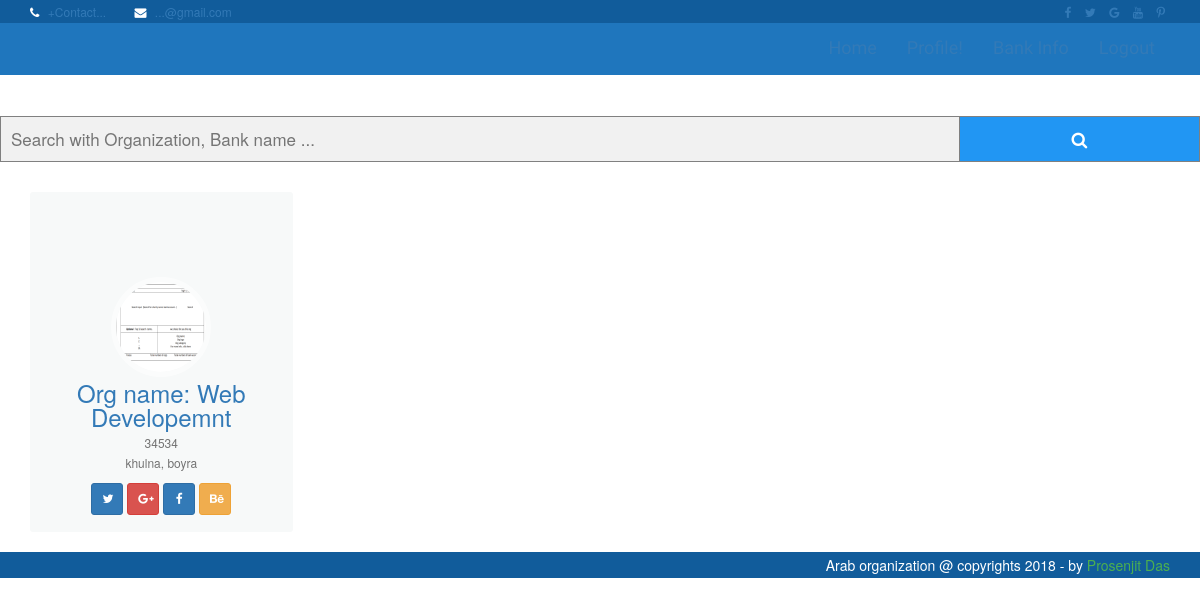
The app's page /profile/ (signed in), older data.
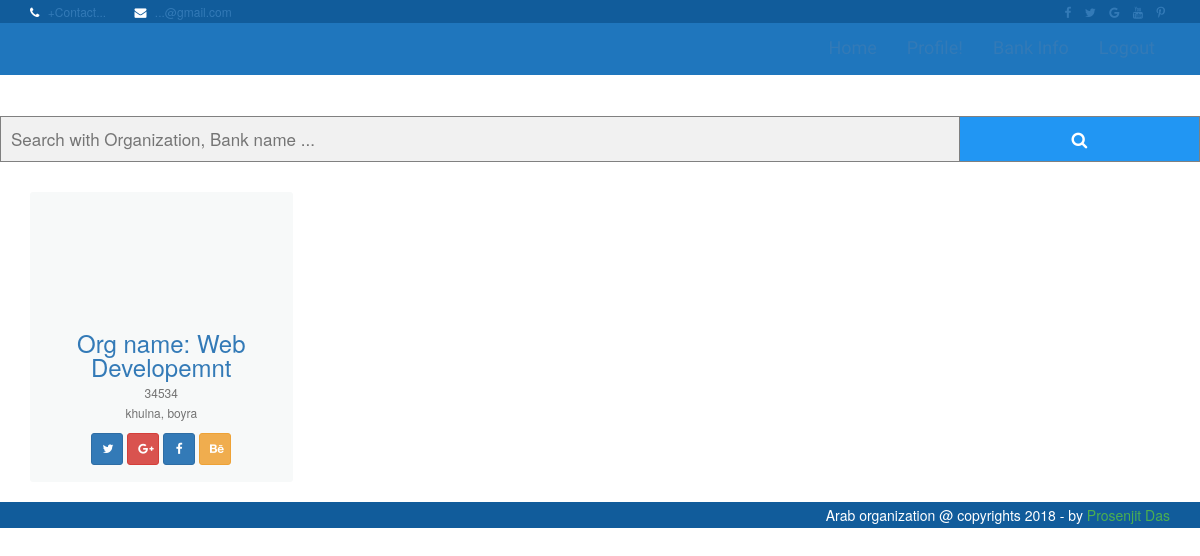
The same page, newer data.
### accounts/models.py (models this page shows, shortened)
class User(AbstractBaseUser):
    email = models.EmailField(max_length=255, unique=True)
    full_name = models.CharField(max_length=255, blank=True, null=True)
    active = models.BooleanField(default=True) # Can Login
    staff = models.BooleanField(default=False) # staff user non Superuser
    admin = models.BooleanField(default=False) # Superuser
    timestamp = models.DateTimeField(auto_now_add=True)
    org_name = models.CharField(max_length=200)
    org_short_name = models.CharField(max_length=200, blank=True, null=True)
    logo = models.ImageField(upload_to='org_logo/', blank=True)
    address = models.CharField(max_length=260)
    telephone = models.IntegerField(blank=True, null=True)
    whatsapp = models.IntegerField(blank=True, null=True)
    fax = models.CharField(max_length=50)
    p_o_box = models.CharField(max_length=80)
    permit_number = models.CharField(max_length=15, null=True)
    permit_date = models.CharField(max_length=10, null=True)
    board_members = models.TextField()
    info = models.TextField()
    org_types = models.ForeignKey(OrgType, on_delete=models.CASCADE, null=True)
    goals = models.TextField()
    projects = models.TextField()
    permit = models.BooleanField(default=False)
    state = models.ForeignKey(State, on_delete=models.CASCADE, null=True)
    city = models.ForeignKey(City, on_delete=models.CASCADE, null=True)
    org_links = models.URLField(blank=True)
    bank_name = models.ForeignKey(Bank, on_delete=models.CASCADE, blank=True, null=True)
    bank_account_name = models.CharField(max_length=100, blank=True, null=True)
    bank_account_no = models.CharField(max_length=100, unique=True, null=True, blank=True)
    bank_account_short_info = models.TextField(blank=True, null=True)
    position = models.PositiveSmallIntegerField(blank=True, null=True)
    photo = models.ImageField(upload_to='user_photo/', blank=True)
    created_at = models.DateTimeField(auto_now_add=True)
    updated_at = models.DateTimeField(auto_now=True)
    slug = models.SlugField()
    USERNAME_FIELD = 'email'  # Username
    REQUIRED_FIELDS = ['full_name'] # 'full_name'
    objects = UserManager()
    class Meta:
        ordering = ('org_name',)
        index_together = (('id', 'slug'),)
    @property
    def is_active(self):
        return self.active

### accounts/views.py (the view)
# urls.py: re_path('profile/', views.profile, name='profile'),
@login_required
def profile(request):
    args = {"user": request.user}
    return render(request, 'profile/profile.html', args)

### accounts/templates/profile/profile.html (shortened to what this page needs)
{% extends 'index.html' %}
{% load static %}
{% block content %}
<link href="{% static 'profile/style.css' %}" rel="stylesheet" type="text/css" media="all" />
<link href="//maxcdn.bootstrapcdn.com/bootstrap/3.3.0/css/bootstrap.min.css" rel="stylesheet" id="bootstrap-css">
<link href="//maxcdn.bootstrapcdn.com/font-awesome/4.3.0/css/font-awesome.min.css" rel="stylesheet">
<div class="container">
	<div class="row">
		<div class="col-lg-3 col-sm-6">
            <div class="card hovercard">
                <div class="cardheader">
                </div>
                {% if user.photo %}
                    <div class="avatar">
                        <img alt="" src="{{ MEDIA_URL }} {{ user.photo.url }}">
                    </div>
                {% endif %}
                <div class="info">
                    <div class="title">
                        <a target="_blank" href="#">Org name: {{ user.org_name }}</a>
                    </div>
                    <div class="desc">{{ user.telephone }}</div>
                    <div class="desc">{{ user.address }}</div>
                </div>
                <div class="bottom">
                    <a class="btn btn-primary btn-twitter btn-sm" href="#">
                        <i class="fa fa-twitter"></i>
                    </a>
                    <a class="btn btn-danger btn-sm" rel="publisher"
                       href="#">
                        <i class="fa fa-google-plus"></i>
                    </a>
                    <a class="btn btn-primary btn-sm" rel="publisher"
                       href="#">
                        <i class="fa fa-facebook"></i>
                    </a>
                    <a class="btn btn-warning btn-sm" rel="publisher" href="#">
                        <i class="fa fa-behance"></i>
                    </a>
                </div>
            </div>
        </div>
	</div>
</div>
{% endblock %}

### templates/index.html (shortened to what this page needs)
{% load static %}
<!DOCTYPE html>
<html class="no-js">
    <head>
        <link rel="stylesheet" href="{% static 'assets/css/bootstrap.min.css' %}">
        <link rel="stylesheet" href="{% static 'assets/css/font-awesome.min.css' %}">
        <link rel="stylesheet" href="{% static 'assets/css/owl.carousel.css' %}">
        <link rel="stylesheet" href="{% static 'assets/css/style.css' %}">
    </head>
    <body>
    <header class="main-header">
        <nav class="navbar navbar-static-top">
            <div class="navbar-top">
              <div class="container">
                  <div class="row">
                    <div class="col-sm-6 col-xs-12">
                        <ul class="list-unstyled list-inline header-contact">
                            <li> <i class="fa fa-phone"></i> <a href="tel:">+Contact...</a> </li>
                             <li> <i class="fa fa-envelope"></i> <a href="mailto:contact@sadaka.org">...@gmail.com</a> </li>
                       </ul>
                    </div>
                    <div class="col-sm-6 col-xs-12 text-right">
                        <ul class="list-unstyled list-inline header-social">
                            <li> <a href="#"> <i class="fa fa-facebook"></i> </a> </li>
                            <li> <a href="#"> <i class="fa fa-twitter"></i>  </a> </li>
                            <li> <a href="#"> <i class="fa fa-google"></i>  </a> </li>
                            <li> <a href="#"> <i class="fa fa-youtube"></i>  </a> </li>
                            <li> <a href="#"> <i class="fa fa fa-pinterest-p"></i>  </a> </li>
                       </ul>
                    </div>
                  </div>
              </div>
            </div>
            <div class="navbar-main">
              <div class="container">
                <div id="navbar" class="navbar-collapse collapse pull-right">
                  <ul class="nav navbar-nav">
                      <li><a href="{% url 'home' %}">Home</a></li>
                       {% if request.user.is_authenticated %}
                        <li><a href="{% url 'profile' %}"><span>Profile!</span></a></li>
                        <li><a href="{% url 'bank_info_add_update' %}">Bank Info</a> </li>
                         <li><a href="{% url 'logout' %}">Logout</a> </li>
                           {% else %}
                           <li><a href="{% url 'register' %}">Register</a></li>
                            <li><a href="{% url 'login' %}"><span>Login Now!</span></a></li>
                      {% endif %}
                  </ul>
                </div>
              </div>
            </div>
        </nav>
    </header>
    <br>
<div style="text-align: center">
    <form class="example" method="post" action="/available-organizer/">
      <input type="text" name="search" placeholder="Search with Organization, Bank name ...">
        <button type="submit"><i class="fa fa-search"></i></button>
    </form>
</div>
    <br>
    {% block content %}
    {% endblock %}
<footer class="main-footer">
    <div class="footer-bottom">
        <div class="container text-right">
            Arab organization @ copyrights 2018 - by <a style="color: #4CAF50" href="http://www.facebook
            .com/prosenjit1994/" target="_blank">Prosenjit Das</a>
        </div>
    </div>
</footer>
    </body>
</html>

### accounts/static/assets/css/style.css (style rules this page uses)
body { font-family: "Open sans", sans-serif; color: #115c9b; }
a { color: inherit; }
.navbar-static-top { margin: 0; border: 0; color: #fff; }
.navbar-top { background: #115c9b; font-size: 12px; padding: 3px 0; }
.navbar-top .list-inline { margin-bottom: 0; }
.navbar-top .header-contact li { margin-right: 15px; }
.navbar-top .header-contact li .fa { margin-right: 5px; }
.navbar-main { margin-bottom: 0; color: #fff; background: #1f76bd; }
.navbar-main li a { font-family: "Dosis", sans-serif; font-size: 18px; padding: 20px 15px; border-bottom: 2px solid transparent; }
.main-footer { background: #1f76bd; color: #fff; }
.footer-bottom { background: #115c9b; padding: 3px; }
.btn-primary { background: #115c9b; border: none; border-radius: 0; padding: 10px 25px; border: 1px solid transparent; -moz-transition: all, 0.3s; -o-transition: all, 0.3s; -webkit-transition: all, 0.3s; transition: all, 0.3s; }

### accounts/static/profile/style.css (style rules this page uses)
.card { padding-top: 20px; margin: 10px 0 20px 0; background-color: rgba(214, 224, 226, 0.2); border-top-width: 0; border-bottom-width: 2px; -webkit-border-radius: 3px; -moz-border-radius: 3px; border-radius: 3px; -webkit-box-shadow: none; -moz-box-shadow: none; box-shadow: none; -webkit-box-sizing: border-box; -moz-box-sizing: border-box; box-sizing: border-box; }
.card.hovercard { position: relative; padding-top: 0; overflow: hidden; text-align: center; background-color: rgba(214, 224, 226, 0.2); }
.card.hovercard .cardheader { background-size: cover; height: 135px; }
.card.hovercard .info { padding: 4px 8px 10px; }
.card.hovercard .info .title { margin-bottom: 4px; font-size: 24px; line-height: 1; color: #262626; vertical-align: middle; }
.card.hovercard .info .desc { overflow: hidden; font-size: 12px; line-height: 20px; color: #737373; text-overflow: ellipsis; }
.card.hovercard .bottom { padding: 0 20px; margin-bottom: 17px; }
.btn { border-radius: 50%; width:32px; height:32px; line-height:18px; }

### templates/index.html (style rules this page uses)
form.example input[type=text] { padding: 10px; font-size: 17px; border: 1px solid grey; float: left; width: 80%; background: #f1f1f1; }
form.example button { float: left; width: 20%; padding: 10px; background: #2196F3; color: white; font-size: 17px; border: 1px solid grey; border-left: none; cursor: pointer; }
form.example::after { content: ""; clear: both; display: table; }

Row changes from the older to the newer data that the page shows:
changed User "Web Developemnt": photo: picture removed
